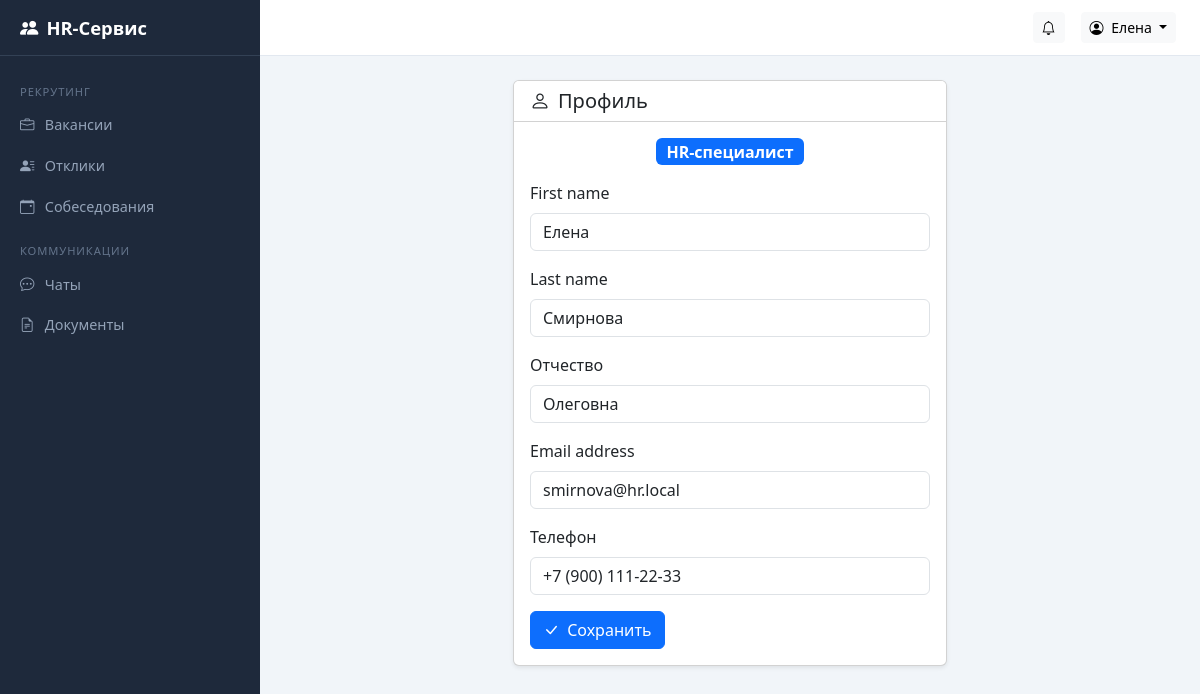
The app's page /accounts/profile/ (signed in) with its own data.
### accounts/models.py (models this page shows, shortened)
class User(AbstractUser):
    class Role(models.TextChoices):
        CANDIDATE = "candidate", "Кандидат"
        HR = "hr", "HR-специалист"
        DIRECTOR = "director", "Руководитель"
        ADMIN = "admin", "Администратор"
    role = models.CharField(
        "Роль", max_length=20, choices=Role.choices, default=Role.CANDIDATE
    )
    patronymic = models.CharField("Отчество", max_length=150, blank=True)
    phone = models.CharField("Телефон", max_length=20, blank=True)
    class Meta:
        verbose_name = "Пользователь"
        verbose_name_plural = "Пользователи"
    @property
    def is_candidate(self):
        return self.role == self.Role.CANDIDATE
    @property
    def is_admin_role(self):
        return self.role == self.Role.ADMIN
    @property
    def can_manage(self):
        return self.role in (self.Role.HR, self.Role.DIRECTOR, self.Role.ADMIN)
    @property
    def can_view_analytics(self):
        return self.role in (self.Role.DIRECTOR, self.Role.ADMIN)

### accounts/views.py (the view)
# urls.py: path("profile/", views.profile_view, name="profile"),
@login_required
def profile_view(request):
    if request.method == "POST":
        form = ProfileForm(request.POST, instance=request.user)
        if form.is_valid():
            form.save()
            messages.success(request, "Профиль обновлён.")
            return redirect("accounts:profile")
    else:
        form = ProfileForm(instance=request.user)
    return render(request, "accounts/profile.html", {"form": form})

### accounts/forms.py
class ProfileForm(forms.ModelForm):
    class Meta:
        model = User
        fields = ("first_name", "last_name", "patronymic", "email", "phone")
        widgets = {
            "first_name": forms.TextInput(attrs={"class": "form-control"}),
            "last_name": forms.TextInput(attrs={"class": "form-control"}),
            "patronymic": forms.TextInput(attrs={"class": "form-control"}),
            "email": forms.EmailInput(attrs={"class": "form-control"}),
            "phone": forms.TextInput(attrs={"class": "form-control"}),
        }

### templates/accounts/profile.html (shortened to what this page needs)
{% extends "base.html" %}
{% block content %}
<div class="row justify-content-center">
  <div class="col-lg-6">
    <div class="card shadow-sm">
      <div class="card-header bg-white">
        <h5 class="mb-0"><i class="bi bi-person me-2"></i>Профиль</h5>
      </div>
      <div class="card-body">
        <div class="mb-3 text-center">
          <span class="badge bg-primary fs-6">{{ user.get_role_display }}</span>
        </div>
        <form method="post">
          {% for field in form %}
            <div class="mb-3">
              <label class="form-label" for="{{ field.id_for_label }}">{{ field.label }}</label>
              {{ field }}
            </div>
          {% endfor %}
          <button type="submit" class="btn btn-primary">
            <i class="bi bi-check-lg me-1"></i> Сохранить
          </button>
        </form>
      </div>
    </div>
  </div>
</div>
{% endblock %}

### templates/base.html (shortened to what this page needs)
<!DOCTYPE html>
<html lang="ru">
<head>
  <link href="https://cdn.jsdelivr.net/npm/bootstrap@5.3.3/dist/css/bootstrap.min.css" rel="stylesheet">
  <link href="https://cdn.jsdelivr.net/npm/bootstrap-icons@1.11.3/font/bootstrap-icons.min.css" rel="stylesheet">
</head>
<body>
{% if user.is_authenticated %}
  <nav class="sidebar" id="sidebar">
    <div class="sidebar-brand">
      <i class="bi bi-people-fill me-2"></i> HR-Сервис
    </div>
    <div class="sidebar-nav">
      {% if user.can_manage %}
        <div class="nav-section">Рекрутинг</div>
        <a class="nav-link {% if request.resolver_match.app_name == 'vacancies' and 'application' not in request.resolver_match.url_name|default:'' and 'interview' not in request.resolver_match.url_name|default:'' %}active{% endif %}"
           href="{% url 'vacancies:vacancy_list' %}">
          <i class="bi bi-briefcase"></i> Вакансии
        </a>
        <a class="nav-link {% if request.resolver_match.url_name == 'application_list' %}active{% endif %}"
           href="{% url 'vacancies:application_list' %}">
          <i class="bi bi-person-lines-fill"></i> Отклики
        </a>
        <a class="nav-link {% if 'interview' in request.resolver_match.url_name|default:'' %}active{% endif %}"
           href="{% url 'vacancies:interview_list' %}">
          <i class="bi bi-calendar-event"></i> Собеседования
        </a>
        <div class="nav-section">Коммуникации</div>
        <a class="nav-link {% if request.resolver_match.app_name == 'chat' %}active{% endif %}"
           href="{% url 'chat:room_list' %}">
          <i class="bi bi-chat-dots"></i> Чаты
        </a>
        <a class="nav-link {% if request.resolver_match.app_name == 'documents' %}active{% endif %}"
           href="{% url 'documents:document_list' %}">
          <i class="bi bi-file-earmark-text"></i> Документы
        </a>
      {% endif %}
    </div>
  </nav>
  <div class="topbar">
    <div class="ms-auto d-flex align-items-center gap-3">
      {% if user.can_manage or user.is_candidate %}
      <a href="{% url 'vacancies:notification_list' %}" class="btn btn-light btn-sm position-relative">
        <i class="bi bi-bell"></i>
      </a>
      {% endif %}
      <div class="dropdown">
        <button class="btn btn-light btn-sm dropdown-toggle" data-bs-toggle="dropdown">
          <i class="bi bi-person-circle me-1"></i> {{ user.get_short_name|default:user.username }}
        </button>
      </div>
    </div>
  </div>
  <main class="main-content">
    {% block content %}{% endblock %}
  </main>
{% else %}
  {% block anonymous_content %}{% endblock %}
{% endif %}
</body>
</html>

### templates/base.html (style rules this page uses)
:root { --sidebar-width: 260px; --sidebar-bg: #1e293b; --sidebar-hover: #334155; --sidebar-active: #3b82f6; --topbar-height: 56px; }
body { background: #f1f5f9; }
.sidebar { position: fixed; top: 0; left: 0; bottom: 0; width: var(--sidebar-width); background: var(--sidebar-bg); color: #cbd5e1; overflow-y: auto; z-index: 1030; transition: transform .2s; }
.sidebar-brand { height: var(--topbar-height); display: flex; align-items: center; padding: 0 1.25rem; font-size: 1.15rem; font-weight: 600; color: #fff; border-bottom: 1px solid #334155; }
.sidebar-nav { padding: .75rem 0; }
.sidebar-nav .nav-link { color: #94a3b8; padding: .6rem 1.25rem; display: flex; align-items: center; gap: .65rem; font-size: .9rem; border-radius: 0; transition: background .15s, color .15s; }
.sidebar-nav .nav-section { padding: .5rem 1.25rem .25rem; font-size: .7rem; text-transform: uppercase; letter-spacing: .08em; color: #64748b; margin-top: .5rem; }
.topbar { position: fixed; top: 0; left: var(--sidebar-width); right: 0; height: var(--topbar-height); background: #fff; border-bottom: 1px solid #e2e8f0; display: flex; align-items: center; padding: 0 1.5rem; z-index: 1020; }
.main-content { margin-left: var(--sidebar-width); margin-top: var(--topbar-height); padding: 1.5rem; min-height: calc(100vh - var(--topbar-height)); }

### records on screen
User: get_short_name "Елена", role "HR-специалист", form "Елена" "Смирнова" "Олеговна" "smirnova@hr.local" "+7 (900) 111-22-33"

### other values on screen
{{ field.label }} "First name" "Last name" "Отчество" "Email address" "Телефон"
